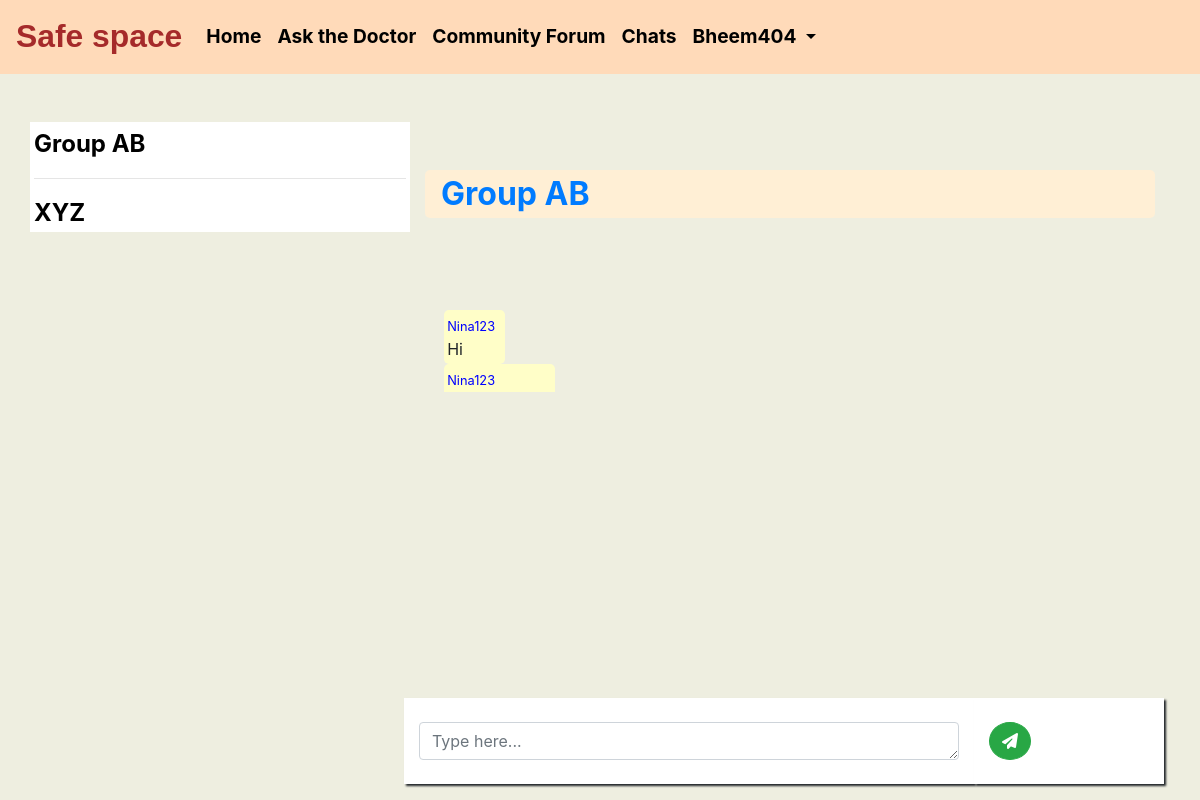
The page /private_chats/Bheem404/groupchat/8/ (signed in) on the database its author committed.
### accounts/models.py (models this page shows, shortened)
class CustomUser(AbstractUser):
	is_normal_user=models.BooleanField(default=True)
	objects=CustomUserManager()

class Profile(models.Model):
    user = models.OneToOneField(CustomUser, on_delete=models.CASCADE,null=True)
    user_name=models.CharField(max_length=200,blank=True)
    first_name=models.CharField(max_length=100,blank=True)
    last_name=models.CharField(max_length=100,blank=True)
    email_id=models.EmailField(blank=True,null=True)
    reason = models.TextField(max_length=500, blank=True)
    location = models.CharField(max_length=30, blank=True)
    date_of_birth = models.DateField(null=True, blank=True)
    date_of_joining=models.DateTimeField(auto_now_add=True)
    superuser=models.BooleanField(default=True)
    objects=CustomUserManager()
    def __str__(self):
    	return f"{self.user_name}"

### private_chats/models.py (models this page shows, shortened)
class Group(models.Model):
	id=models.AutoField(primary_key=True,unique=True)
	name=models.CharField(max_length=50)
	admin=models.ForeignKey(Profile,on_delete=models.CASCADE,related_name="grouproom",blank=True,null=True)
	members=models.ManyToManyField(Profile,related_name='group_members')

class GroupMessages(models.Model):
	class Meta:
		verbose_name_plural="Group messages"
	id=models.AutoField(primary_key=True,unique=True)
	grouproom=models.ForeignKey(Group,on_delete=models.CASCADE,related_name="group_message",blank=True,null=True)
	sender=models.ForeignKey(Profile,on_delete=models.DO_NOTHING,related_name="groupchatuser")
	msg_sent_time=models.DateTimeField(auto_now_add=True)
	content=models.TextField(max_length=2000)

### private_chats/views.py (the view)
# urls.py: path('<str:username>/groupchat/<int:pk>/',views.GroupView,name="groupchat"),
@login_required
def GroupView(request,*args,**kwargs):
    msgs_received=PersonalMessages.objects.filter(msg_receiver=request.user.profile.id)
    contacts=PersonalMessages.objects.filter(msg_sender=request.user.profile.id)
    user=get_object_or_404(Profile,id=request.user.profile.id)
    my_groups=Group.objects.filter(admin=request.user.profile.id)
    groups=Group.objects.filter(members=request.user.profile.id)
    this_group=get_object_or_404(Group,id=kwargs['pk'])
    texts_sent_by_me=GroupMessages.objects.filter(sender=request.user.profile.id,grouproom=kwargs['pk'])
    texts=GroupMessages.objects.filter(grouproom=kwargs['pk'])
    form=GrpForm
    if request.method=='POST':
        form=GrpForm(request.POST)
        if form.is_valid():
            grp_msg=form.save(commit=False)
            grp_msg.sender=get_object_or_404(Profile,id=request.user.profile.id)
            grp_msg.grouproom=get_object_or_404(Group,id=kwargs['pk'])
            grp_msg.save()
            subject='New message'
        else:
            form=GrpForm()
    else:
        form=GrpForm()
    context={
        'user':user,
        'form':form,
        'contacts':contacts,
        'my_groups':my_groups,
        'groups':groups,
        'this_group':this_group,
        'texts_sent_by_me':texts_sent_by_me,
        'texts':texts,
        'msgs_received':msgs_received
    }
    return render(request,"private_chats/group_chats.html",context)

### private_chats/forms.py
class GrpForm(forms.ModelForm):
	content=forms.CharField(label='Group name',widget=forms.Textarea(attrs={'class':'form-control',
		'placeholder':'Type here...',
		'rows':'1',
		'cols':'70',
		'border-radius':'5px'
		}))
	class Meta:
		model=GroupMessages
		fields=['content']

### private_chats/templates/private_chats/group_chats.html (shortened to what this page needs)
{% extends 'Ask_the_doctor/base.html' %}
{% block content %}
<br><br>
<div class="container">
		<div class="row" >
			<div class="col-lg-4 col-md-4 col-xs-12 scroll" style="background-color: white;">
				{% for grp2 in groups %}
					{% if grp2 not in my_groups %}
					<a class="conts" href="/private_chats/{{user.user_name}}/groupchat/{{grp2.id}}/">{{grp2.name}}</a><br><hr>
					{% endif %}
				{% endfor %}
			</div>
			<div class="col-lg-8 col-md-8 col-xs-12 "><br><br>
				<a href="/private_chats/group_details/{{this_group.id}}/"><p class="grpName">{{this_group.name}}</p></a><br><br>
					<div class="scroll">
						<div class="col-lg-6 col-md-6 col-xs-12 ">
							<br>
						{% for txt_ in texts %}
							{% if txt_ not in texts_sent_by_me %}
							<span class="textBlobs"style="background-color:	#fffec8;">	<span style="color: blue;"><small>{{txt_.sender}}</small></span><br>{{txt_.content}}</span><br>
							{% endif %}
						{% endfor %}
						</div>
					</div>
			</div>
		</div>
</div>
<div class="container" style="position: fixed;bottom: 0%;right: 3%;">
	<div class="form-group">
	<form method="POST">
		<div class="row" >
			<div class="col-lg-6 col-md-6 col-xs-6 offset-lg-4 "style="background-color: white;box-shadow: 2px 2px 2px;">
				<br>
				{{form.content}}
			</div>
			<div class="col-lg-2 col-md-2 col-xs-2"style="background-color: white;box-shadow: 2px 2px 2px;">
				<br>
				<button type="submit"  class="btn btn-success" style="border-radius: 50%;"> <i class="fa fa-paper-plane" aria-hidden="true"></i></button>
				<br><br>
			</div>
		</div>
	</form>
</div>
</div>
{% endblock %}

### Ask_the_doctor/templates/Ask_the_doctor/base.html (shortened to what this page needs)
{% load static %}
<!DOCTYPE html>
<html lang="en">
  <head>
    <link rel="stylesheet" href="https://cdn.jsdelivr.net/npm/bootstrap@4.5.3/dist/css/bootstrap.min.css">
  </head>
  <body>
    <header>
      <nav class="navbar navbar-expand-lg fixed-top sticky-top nav-styles">
      <a class="navbar-brand" href="#" style="font-size: 1.99rem;font-weight: bolder;color:#A52A2A;font-family: Comic Sans MS, cursive, sans-serif;">Safe space</a>
      <div class="collapse navbar-collapse list-styles" id="navbarSupportedContent">
        <ul class="navbar-nav mr-auto">
          <li class="nav-item active">
            <a class="nav-link" href="/accounts/home/">Home <span class="sr-only">(current)</span></a>
          </li>
          {% if request.user.is_authenticated %}
            <li class="nav-item">
              <a class="nav-link" href="/ask_the_doctor/">Ask the Doctor</a>
            </li>
          {% else %}
            <span data-toggle="tooltip" data-placement="bottom" title="Please login first">
            <li class="nav-item">
            <a class="nav-link disabled" href="#" tabindex="-1" aria-disabled="true" style="">Ask the Doctor</a>
            </li>
          </span>
          {% endif %}
          <li class="nav-item">
            <a class="nav-link" href="/community_forum/">Community Forum</a>
          </li>
          {% if request.user.is_authenticated %}
            <li class="nav-item">
              <a class="nav-link" href="/private_chats/{{request.user.username}}/">Chats</a>
            </li>
          {% else %}
            <span data-toggle="tooltip" data-placement="bottom" title="Please login first">
            <li class="nav-item">
              <a class="nav-link disabled" href="#" tabindex="-1" aria-disabled="true" style="">Chats</a>
            </li>
          </span>
          {% endif %}
          {% if request.user.is_authenticated %}
            <li class="nav-item dropdown">
              <a class="nav-link dropdown-toggle" href="#" id="navbarDropdown" role="button" data-toggle="dropdown" aria-haspopup="true" aria-expanded="false">
                {{request.user.username}}
              </a>
            </li>
          {% else %}
            <li class="nav-item">
              <a class="nav-link btn" href="/accounts/login/" style="background-color:#D2691E;color:white !important;height: 2.5rem;width: 6rem;">Login</a>
            </li>
          {% endif %}
        </ul>
      </div>
    </nav>
  </header>
    <main>
      {% block content %}
      {% endblock %}
    </main>
  </body>
</html>

### Ask_the_doctor/templates/Ask_the_doctor/base.html (style rules this page uses)
.nav-styles { background-color: #FFDAB9; }
.list-styles { color:black; font-size: 1.2rem; font-weight: bold; }
.nav-item a { color: #000000 !important; }

### private_chats/templates/private_chats/group_chats.html (style rules this page uses)
body { background-color: #EEEEE0; }
a.conts { color: black; font-weight: bolder; font-size: 1.5rem; text-decoration: none; }
.textBlobs { display: inline-block; padding-right: 0.6rem; padding-bottom:0.2rem; padding-top:0.2rem; padding-left:0.2rem; border-radius: 5px; }
.grpName { background-color: #FFEFD5; border-radius: 5px; font-weight: bold; font-size: 2rem; padding-left: 1rem; }
div.scroll { margin:4px, 4px; padding:4px; width: 500px; height: 110px; overflow-x: hidden; overflow-y: auto; text-align:justify; }

### rows shown on the page
CustomUser: user.username "Bheem404"
Group: name "Group AB"
Group: name "XYZ"
GroupMessages: sender "Nina123", content "Hi"
GroupMessages: sender "Nina123"
